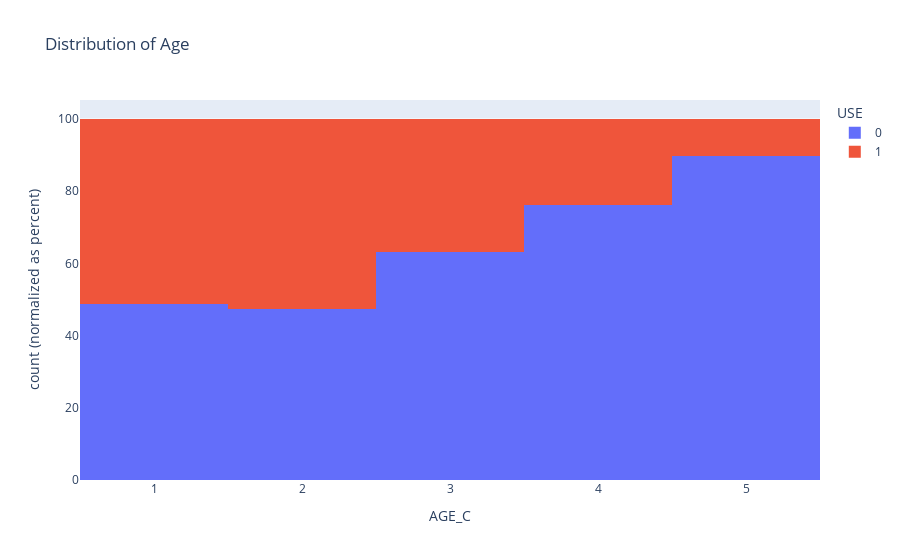

Notebook cell for this chart:
### Code cell
px.histogram(df,x='AGE_C',color='USE',title='Distribution of Age',barnorm='percent')

### Figure 1 — Plotly figure (JSON) as saved in the notebook; plotly's stock layout.template omitted (floating-point values rounded to 4 significant figures; data arrays with more than 128 entries replaced by an {"elided": "..."} marker saying what was removed)
{"data": [{"alignmentgroup": "True", "bingroup": "x", "hovertemplate": "USE=0<br>AGE_C=%{x}<br>count (normalized as percent)=%{y}<extra></extra>", "legendgroup": "0", "marker": {"color": "#636efa", "pattern": {"shape": ""}}, "name": "0", "offsetgroup": "0", "orientation": "v", "showlegend": true, "type": "histogram", "x": {"elided": "1299 int values"}, "xaxis": "x", "yaxis": "y"}, {"alignmentgroup": "True", "bingroup": "x", "hovertemplate": "USE=1<br>AGE_C=%{x}<br>count (normalized as percent)=%{y}<extra></extra>", "legendgroup": "1", "marker": {"color": "#EF553B", "pattern": {"shape": ""}}, "name": "1", "offsetgroup": "1", "orientation": "v", "showlegend": true, "type": "histogram", "x": {"elided": "1194 int values"}, "xaxis": "x", "yaxis": "y"}], "layout": {"barmode": "relative", "barnorm": "percent", "legend": {"title": {"text": "USE"}, "tracegroupgap": 0}, "title": {"text": "Distribution of Age"}, "xaxis": {"anchor": "y", "domain": [0, 1], "title": {"text": "AGE_C"}}, "yaxis": {"anchor": "x", "domain": [0, 1], "title": {"text": "count (normalized as percent)"}}}}
